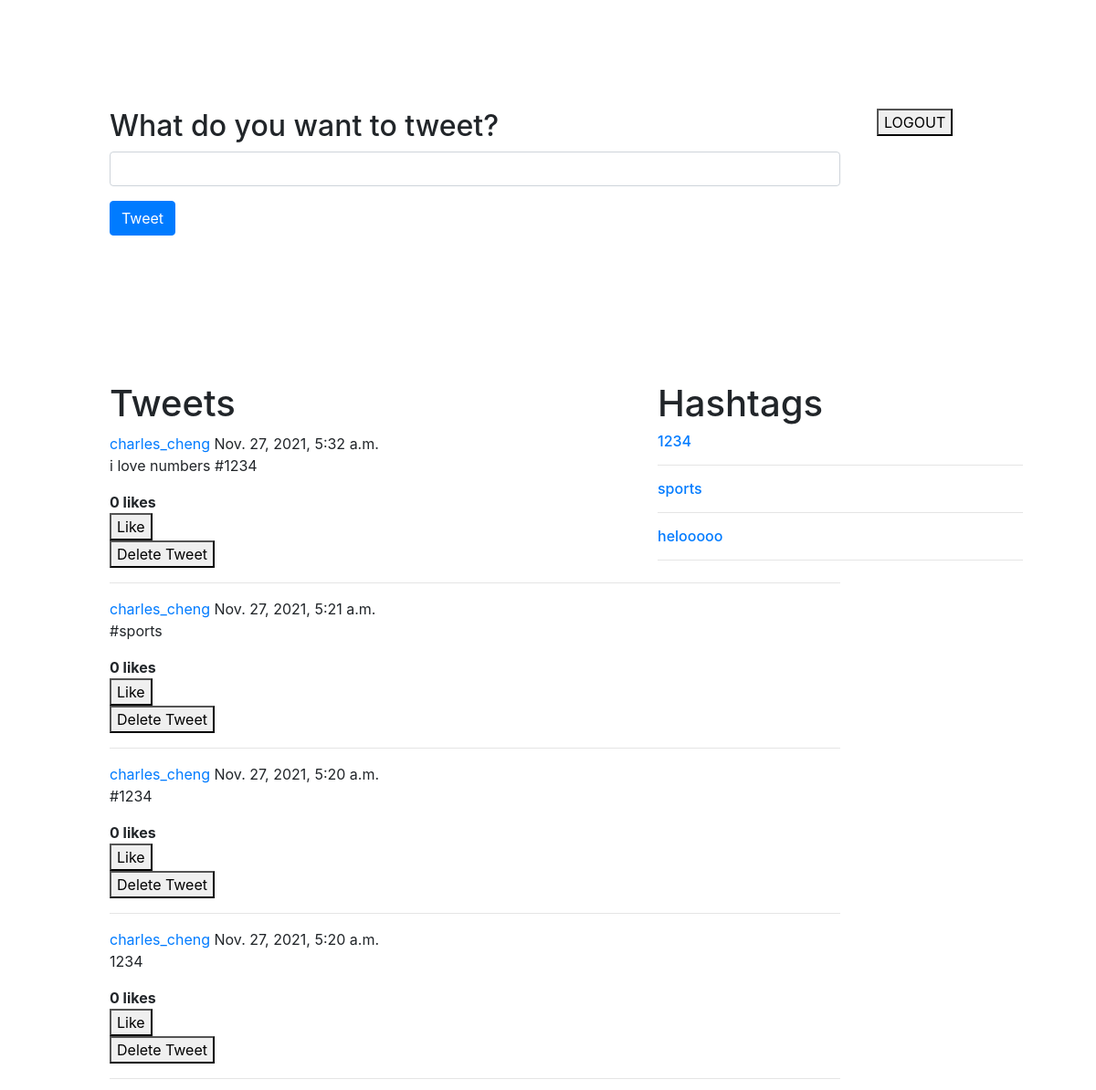
The app's page / (signed in) with its own data.
### tweets/models.py (models this page shows)
class Tweet(models.Model):
    body = models.TextField()
    created_at = models.DateTimeField(auto_now_add=True, editable=False)
    author = models.ForeignKey(User, on_delete=models.DO_NOTHING, )
    likes = models.ManyToManyField(User, default=None, blank=True, related_name='likes', editable=False)

class Tag(models.Model):
    tag = models.TextField()
    tweets = models.ManyToManyField(Tweet, default=None, blank=True, related_name='hashtag', editable=False)

### tweets/views.py (the view)
# urls.py: path('', homePage, name = 'home_page'),
def homePage(request):
    user = request.user
    if user.id == None:
        return redirect('/login')
    tweet = Tweet.objects.all().order_by('-created_at')
    user = request.user
    hashtags = Tag.objects.all()
    context = {
        'tweet': tweet,
        'user': user,
        'hashtags': hashtags
    }
    return render(request, 'home.html', context)

### tweets/templates/home.html (shortened to what this page needs)
<!DOCTYPE html>
<html>
    <head>
        <link rel="stylesheet" href="https://stackpath.bootstrapcdn.com/bootstrap/4.3.1/css/bootstrap.min.css"
>
    </head>
    <div class='logout' style=
    "position: absolute;
    top: 10%;
    left: 80%;
    width: 200px">
        <form action = "{% url 'logout' %}" method='POST'>
            <button type='submit' value="Logout">
                LOGOUT
            </button>
        </form>
    </div>
    <body>
        <div class='make_a_tweet' style=
       "position: absolute;
        top: 10%;
        left: 10%;
        width: 800px">
            <form action="{% url 'tweets:post_tweet' %}" method='POST'>
                <div class = "form-group">
                    <h2> What do you want to tweet?</h2>
                    <input type = 'text' class = 'form-control' name = 'body'>
                </div>
                <div class="form-group">
                    <button type="submit" class="btn btn-primary" name="Post Tweet">Tweet</button>
                </div>
            </form>
        </div>
        <div class = 'tweets' style=
       "position: absolute;
        top: 35%;
        left: 10%;
        width: 800px;">
        <h1> Tweets </h1>
        {% for obj in tweet %}
            <div class = 'tweet'>
                <div class = 'tweet_info'>
                    <a href="user?user={{ obj.author }}">{{ obj.author }}</a> {{ obj.created_at }}
                </div>
                <p> {{ obj.body }}</p>
                <strong> {{obj.likes.all.count}} likes </strong>
                <div class = 'like'>
                    <form action="{% url 'tweets:tweet_likes' %}" method='POST' class='ui form'>
                        {% if user not in obj.likes.all %}
                            <button type='submit'>Like </button>
                        {% else %}
                            <button type='submit'>Unlike </button>
                        {% endif %}
                    </form>
                </div>
                {% if obj.author == user%}
                <div class='delete'>
                    <form action="{% url 'tweets:delete_tweet' %}" method='POST' class='ui form'>
                        <button type='submit'>Delete Tweet</button>
                    </form>
                </div>
                {% endif %}
                <hr>
            </div>
        {% endfor %}
        </div>
        <div class = 'hashtags' style=
       "position: absolute;
        top: 35%;
        left: 60%;
        width: 400px;">
        <h1> Hashtags </h1>
        {% for hashtag in hashtags %}
            <h6>
                <a href="hashtag?hashtag={{ hashtag.tag }}">{{ hashtag.tag }}</a>
            </h6>
            <hr>
        {% endfor %}
        </div>
    </body>
</html>

### records on screen
Tweet: author "charles_cheng", created_at "Nov. 27, 2021, 5:32 a.m.", body "i love numbers #1234", likes.all.count "0", shows "Like"
Tweet: author "charles_cheng", created_at "Nov. 27, 2021, 5:21 a.m.", body "#sports", likes.all.count "0", shows "Like"
Tweet: author "charles_cheng", created_at "Nov. 27, 2021, 5:20 a.m.", body "#1234", likes.all.count "0", shows "Like"
Tweet: author "charles_cheng", created_at "Nov. 27, 2021, 5:20 a.m.", body "1234", likes.all.count "0", shows "Like"
Tag: tag "1234"
Tag: tag "sports"
Tag: tag "helooooo"
